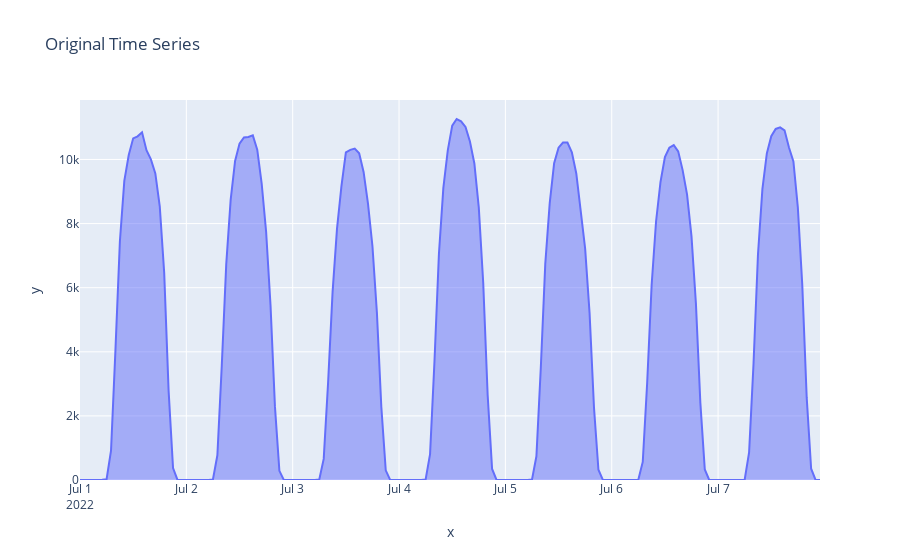

The cell this chart's notebook holds for it:
### Code cell
import plotly.express as px

fig = px.area(x=df_solar.index, y=df_solar['generation'], title='Original Time Series')
fig

### Figure 1 — Plotly figure (JSON) as saved in the notebook; plotly's stock layout.template omitted (floating-point values rounded to 4 significant figures; data arrays with more than 128 entries replaced by an {"elided": "..."} marker saying what was removed)
{"data": [{"fillpattern": {"shape": ""}, "hovertemplate": "x=%{x}<br>y=%{y}<extra></extra>", "legendgroup": "", "line": {"color": "#636efa"}, "marker": {"symbol": "circle"}, "mode": "lines", "name": "", "orientation": "v", "showlegend": false, "stackgroup": "1", "type": "scatter", "x": {"elided": "168 str values"}, "xaxis": "x", "y": {"elided": "168 float values"}, "yaxis": "y"}], "layout": {"legend": {"tracegroupgap": 0}, "title": {"text": "Original Time Series"}, "xaxis": {"anchor": "y", "domain": [0, 1], "title": {"text": "x"}}, "yaxis": {"anchor": "x", "domain": [0, 1], "title": {"text": "y"}}}}
